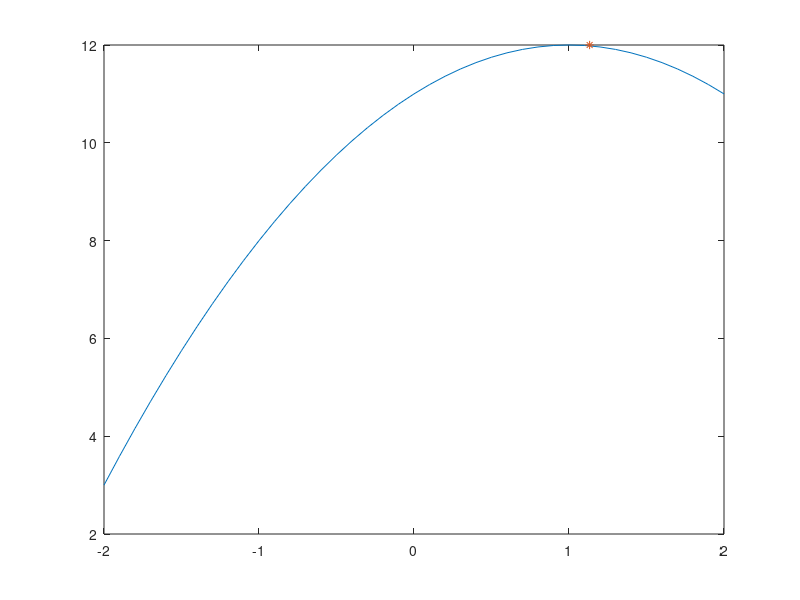

Write the MATLAB code that produced this figure.
clear;clc;

N=4;
n_iter = 100;
X = zeros(n_iter,N); % Posicao
V = X; % Velocidade
f = V; % Custos

% Inicial
X(1,:) = [-1.5 0.0 0.5 1.25];
V(1,:) = [0 0 0 0];

% Fitness
for i = 1:N;
    f(1,i) = -X(1,i)^2 + 2*X(1,i)+11;
end;

r1 = 0.3294;
r2 = 0.9542;

% PBest / Gbest - INICIAL
[Pbest,idxPbest] = max(f);
Pbest = X(idxPbest(1),:);
[Gbest,idxGbest] = max(Pbest);

for i=2:n_iter;
    
    %r1 and r2 are random numbers...
    
    for j=1:N;
        % Velocidades 
        V(i,j) = V(i-1,j) + r1*(Pbest(j) - X(i-1,j)) + r2*(Gbest - X(i-1,j));
        
        % Nova posicao (voo da particula 'i')      
        X(i,j) = X(i-1,j) + V(i,j);
        
        % Fitnesss...
        f(i,j) = -X(i,j)^2 + 2*X(i,j)+11;
    end;
    
    % PBest / Gbest - Iterativo
    [Pbest,idxPbest] = max(f);
    Pbest = X(idxPbest(1),:);
    [Gbest,idxGbest] = max(Pbest);    
    
    % Verificar convergencia ...
    convergence = max(f);
    for i=2:N;        
        % Verificar se possui valores proximos...
        diff = convergence(i) - convergence(i-1);
        if ( diff > 0.2 || diff < 0.2 ); break; end;
        
        % Se atingiu a ultima posicao, convergiu
        if (i==4) break; end;
    end;
    
end;

% Resultados...
[Pbest,idxPbest] = max(f);
[Gbest,idxGbest] = max(Pbest);  % Maior valor da funcao
% Melhor X
Xbest = X(idxPbest(1),:); 

% Plotando...
fig=figure; 
hax=axes; 

% Linha...
x=-2:0.1:2;
y= -x.^2 + 2*x + 11;
plot(x,y);

% Estrela...
hold on;
plot(Xbest(idxGbest), Gbest, '*');

% Linha do pc
%line([Xbest(idxGbest) Xbest(idxGbest)],get(hax,'YLim'),'Color',[1 0 0])